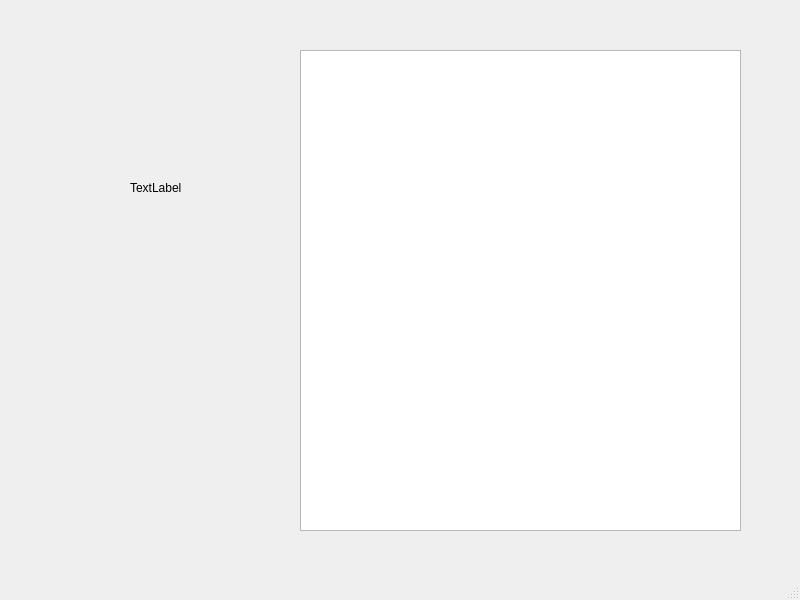
<?xml version="1.0" encoding="UTF-8"?>
<ui version="4.0">
 <class>MainWindow</class>
 <widget class="QMainWindow" name="MainWindow">
  <property name="geometry">
   <rect>
    <x>0</x>
    <y>0</y>
    <width>800</width>
    <height>600</height>
   </rect>
  </property>
  <property name="windowTitle">
   <string>MainWindow</string>
  </property>
  <widget class="QWidget" name="centralwidget">
   <widget class="QListView" name="lv_news">
    <property name="geometry">
     <rect>
      <x>300</x>
      <y>50</y>
      <width>441</width>
      <height>481</height>
     </rect>
    </property>
   </widget>
   <widget class="QLabel" name="label">
    <property name="geometry">
     <rect>
      <x>130</x>
      <y>180</y>
      <width>60</width>
      <height>16</height>
     </rect>
    </property>
    <property name="text">
     <string>TextLabel</string>
    </property>
   </widget>
  </widget>
  <widget class="QMenuBar" name="menubar">
   <property name="geometry">
    <rect>
     <x>0</x>
     <y>0</y>
     <width>800</width>
     <height>22</height>
    </rect>
   </property>
  </widget>
  <widget class="QStatusBar" name="statusbar"/>
 </widget>
 <resources/>
 <connections/>
</ui>
